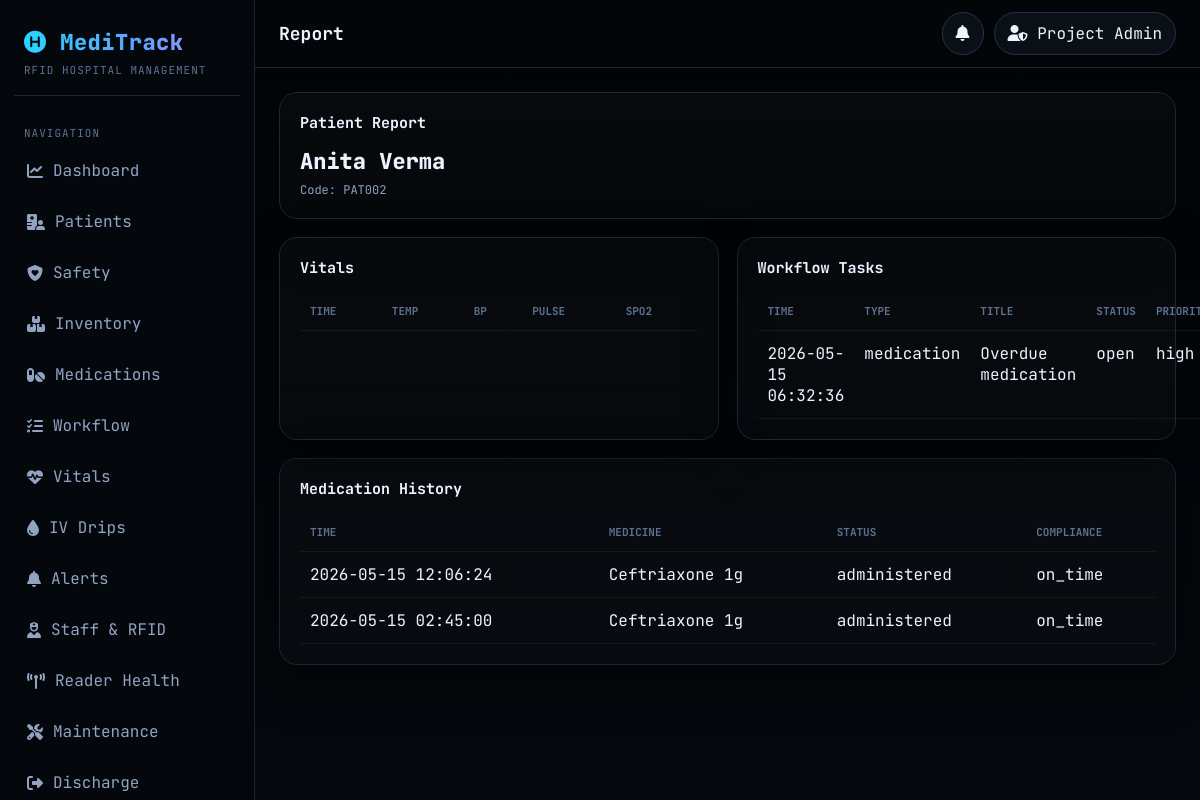
The page /meditrack_compact/report.php?type=patient&patient_id=2 (signed in) on the database its author committed.
### tables this page shows
CREATE TABLE `patients` (
  `id` int(11) NOT NULL,
  `patient_code` varchar(30) NOT NULL,
  `fullname` varchar(150) NOT NULL,
  `rfiduid` varchar(60) DEFAULT NULL,
  `gender` varchar(20) DEFAULT NULL,
  `age` int(11) DEFAULT NULL,
  `blood_group` varchar(10) DEFAULT NULL,
  `phone` varchar(20) DEFAULT NULL,
  `diagnosis` varchar(255) DEFAULT NULL,
  `ward_id` int(11) DEFAULT NULL,
  `bed_no` varchar(20) DEFAULT NULL,
  `status` enum('admitted','icu','critical','discharged') NOT NULL DEFAULT 'admitted',
  `fall_risk` tinyint(1) NOT NULL DEFAULT 0,
  `elopement_risk` tinyint(1) NOT NULL DEFAULT 0,
  `watch_level` varchar(20) NOT NULL DEFAULT 'normal',
  `last_seen_at` datetime DEFAULT NULL,
  `last_seen_location_id` int(11) DEFAULT NULL,
  `created_at` timestamp NOT NULL DEFAULT current_timestamp()
);

CREATE TABLE `workflowtasks` (
  `id` int(11) NOT NULL,
  `task_key` varchar(120) NOT NULL,
  `task_type` varchar(40) NOT NULL,
  `title` varchar(200) NOT NULL,
  `description` varchar(500) DEFAULT NULL,
  `patient_id` int(11) NOT NULL DEFAULT 0,
  `item_id` int(11) NOT NULL DEFAULT 0,
  `priority` enum('low','medium','high','critical') NOT NULL DEFAULT 'medium',
  `status` enum('open','inprogress','done') NOT NULL DEFAULT 'open',
  `due_at` datetime DEFAULT NULL,
  `completed_at` datetime DEFAULT NULL,
  `created_at` timestamp NOT NULL DEFAULT current_timestamp()
);

CREATE TABLE `medicationschedule` (
  `id` int(11) NOT NULL,
  `patient_id` int(11) NOT NULL,
  `item_id` int(11) NOT NULL,
  `dose` varchar(50) NOT NULL,
  `route_name` varchar(40) NOT NULL,
  `scheduled_time` datetime NOT NULL,
  `status` enum('pending','administered','missed','refused') NOT NULL DEFAULT 'pending',
  `compliance_status` enum('pending','on_time','late','missed','refused') NOT NULL DEFAULT 'pending',
  `verified_staff_uid` varchar(60) DEFAULT NULL,
  `verified_patient_uid` varchar(60) DEFAULT NULL,
  `verified_medicine_uid` varchar(60) DEFAULT NULL,
  `verified_at` datetime DEFAULT NULL,
  `created_at` timestamp NOT NULL DEFAULT current_timestamp()
);

CREATE TABLE `items` (
  `id` int(11) NOT NULL,
  `uid` varchar(60) NOT NULL,
  `item_name` varchar(150) NOT NULL,
  `item_type` enum('medicine','equipment','asset') NOT NULL DEFAULT 'asset',
  `brand` varchar(100) DEFAULT NULL,
  `batch_no` varchar(60) DEFAULT NULL,
  `quantity` int(11) NOT NULL DEFAULT 1,
  `unit_cost` decimal(12,2) NOT NULL DEFAULT 0.00,
  `expiry_date` date DEFAULT NULL,
  `location_id` int(11) DEFAULT NULL,
  `status` enum('instock','inuse','missing','expired') NOT NULL DEFAULT 'instock',
  `recall_flag` tinyint(1) NOT NULL DEFAULT 0,
  `cold_chain_required` tinyint(1) NOT NULL DEFAULT 0,
  `reorder_threshold` int(11) NOT NULL DEFAULT 10,
  `reorder_qty` int(11) NOT NULL DEFAULT 50,
  `supplier_name` varchar(120) DEFAULT NULL,
  `last_seen_at` datetime DEFAULT NULL,
  `created_at` timestamp NOT NULL DEFAULT current_timestamp()
);

### meditrack_compact/report.php (the view, shortened to what this page needs)
<?php
require_once 'core.php';
$type = getv('type', 'summary');
$p = patient_cols();
$i = item_cols();
$s = schedule_cols();
$v = vitals_cols();
$t = task_cols();
if ($type === 'patient') {
    $patientId = (int)getv('patient_id', 0);
    $patient = one("SELECT * FROM patients WHERE id={$patientId} LIMIT 1");
    $tasks = all_rows("SELECT * FROM workflowtasks WHERE `{$t['patientid']}`={$patientId} ORDER BY `{$t['createdat']}` DESC LIMIT 20");
    $meds = all_rows(
        "SELECT ms.*, i.`{$i['itemname']}` AS item_name
         FROM medicationschedule ms
         JOIN items i ON i.id=ms.`{$s['itemid']}`
         WHERE ms.`{$s['patientid']}`={$patientId}
         ORDER BY ms.`{$s['scheduledtime']}` DESC
         LIMIT 20"
    );
    echo '<div class="card">';
    echo '<h3>Patient Report</h3>';
    echo '<div style="font-size:22px;font-weight:800">' . e($patient['fullname']) . '</div>';
    echo '<div class="muted" style="margin-top:6px">Code: ' . e($patient[$p['patientcode']] ?? '') . '</div>';
    echo '</div>';
    echo '<div class="grid g2" style="margin-top:18px">';
    echo '<div class="card"><h3>Vitals</h3><table class="table"><tr><th>Time</th><th>Temp</th><th>BP</th><th>Pulse</th><th>SpO2</th></tr>';
    echo '</table></div>';
    echo '<div class="card"><h3>Workflow Tasks</h3><table class="table"><tr><th>Time</th><th>Type</th><th>Title</th><th>Status</th><th>Priority</th></tr>';
    foreach ($tasks as $x) {
        echo '<tr>';
        echo '<td>' . e($x[$t['createdat']]) . '</td>';
        echo '<td>' . e($x[$t['tasktype']]) . '</td>';
        echo '<td>' . e($x['title']) . '</td>';
        echo '<td>' . e($x['status']) . '</td>';
        echo '<td>' . e($x['priority']) . '</td>';
        echo '</tr>';
    }
    echo '</table></div>';
    echo '</div>';
    echo '<div class="card" style="margin-top:18px"><h3>Medication History</h3><table class="table"><tr><th>Time</th><th>Medicine</th><th>Status</th><th>Compliance</th></tr>';
    foreach ($meds as $x) {
        echo '<tr>';
        echo '<td>' . e($x[$s['scheduledtime']]) . '</td>';
        echo '<td>' . e($x['item_name']) . '</td>';
        echo '<td>' . e($x['status']) . '</td>';
        echo '<td>' . e($x[$s['compliancestatus']] ?? '') . '</td>';
        echo '</tr>';
    }
    echo '</table></div>';
    exit;
}
?>

### meditrack_compact/core.php (style rules this page uses)
:root { --bg:#030508;--bg2:#070b10;--panel:#0b1017;--panel2:#101722;--panel3:#151e2b; --line:#1a2636;--line2:#233247;--text:#edf3ff;--muted:#90a4c2;--soft:#5e728f; --blue:#56a8ff;--cyan:#29d3ff;--green:#34d399;--yellow:#fbbf24;--red:#fb7185;--purple:#a78bfa; --shadow:0 18px 50px rgba(0,0,0,.45);--radius:18px;--side:255px;--top:68px; }
* { box-sizing:border-box }
html,body { margin:0;padding:0;background:linear-gradient(180deg,#020407 0%,#05080d 100%);color:var(--text);font-family:'JetBrains Mono',monospace }
body { display:flex;min-height:100vh }
.grid { display:grid;gap:18px }
.g2 { grid-template-columns:repeat(2,minmax(0,1fr)) }
.card { background:linear-gradient(180deg,rgba(255,255,255,.02),rgba(255,255,255,.01));border:1px solid var(--line);border-radius:var(--radius);padding:20px;box-shadow:var(--shadow) }
.card h3 { margin:0 0 14px;font-size:15px }
.table { width:100%;border-collapse:collapse }
.table th,.table td { padding:12px 10px;border-bottom:1px solid rgba(255,255,255,.06);text-align:left;vertical-align:top }
.table th { font-size:11px;color:var(--soft);text-transform:uppercase }
.muted { color:var(--muted);font-size:12px }

### rows shown on the page
patients: fullname "Anita Verma", patient_code "PAT002"
workflowtasks: created_at "2026-05-15 06:32:36", task_type "medication", title "Overdue medication", status "open", priority "high"
medicationschedule: scheduled_time "2026-05-15 12:06:24", item.item_name "Ceftriaxone 1g", status "administered", compliance_status "on_time"
medicationschedule: scheduled_time "2026-05-15 02:45:00", item.item_name "Ceftriaxone 1g", status "administered", compliance_status "on_time"

### other values the page prints
$v "Dashboard"
$v "Patients"
$v "Safety"
$v "Inventory"
$v "Medications"
$v "Workflow"
$v "Vitals"
$v "IV Drips"
$v "Alerts"
$v "Staff & RFID"
$v "Reader Health"
$v "Maintenance"
$v "Discharge"
$title "Report"
admin() "Project Admin"
